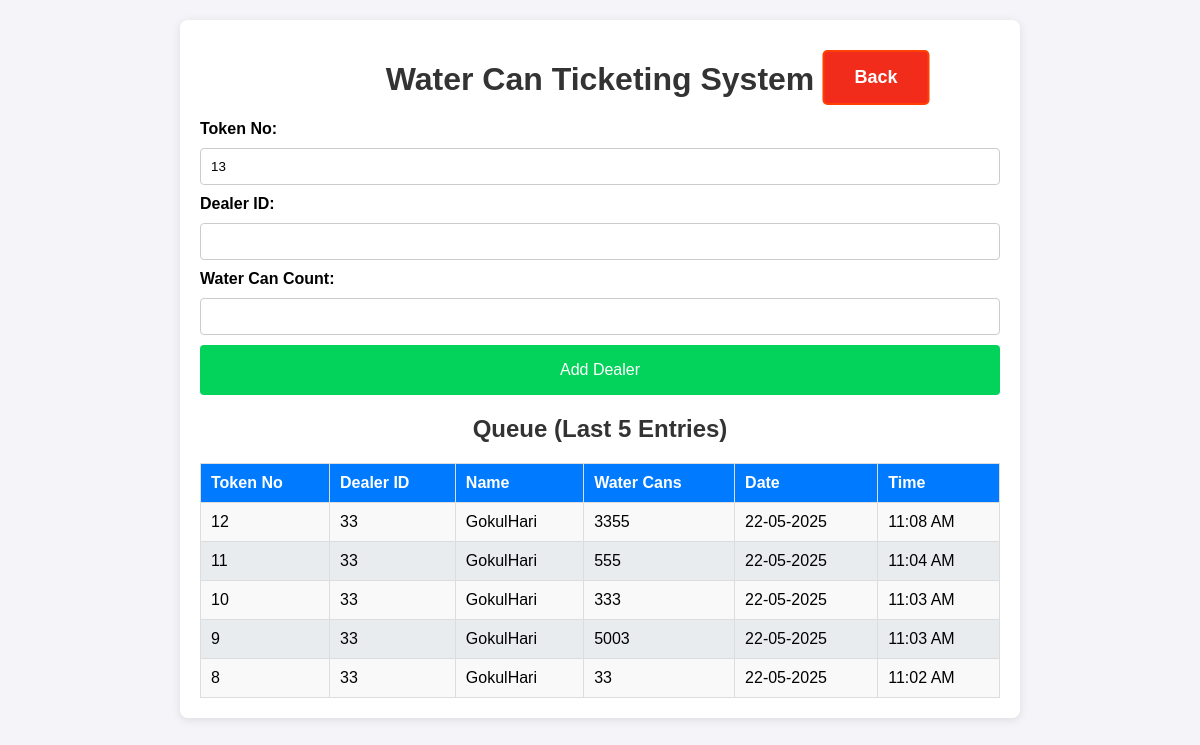
The page /data_entry on the database as committed earlier.
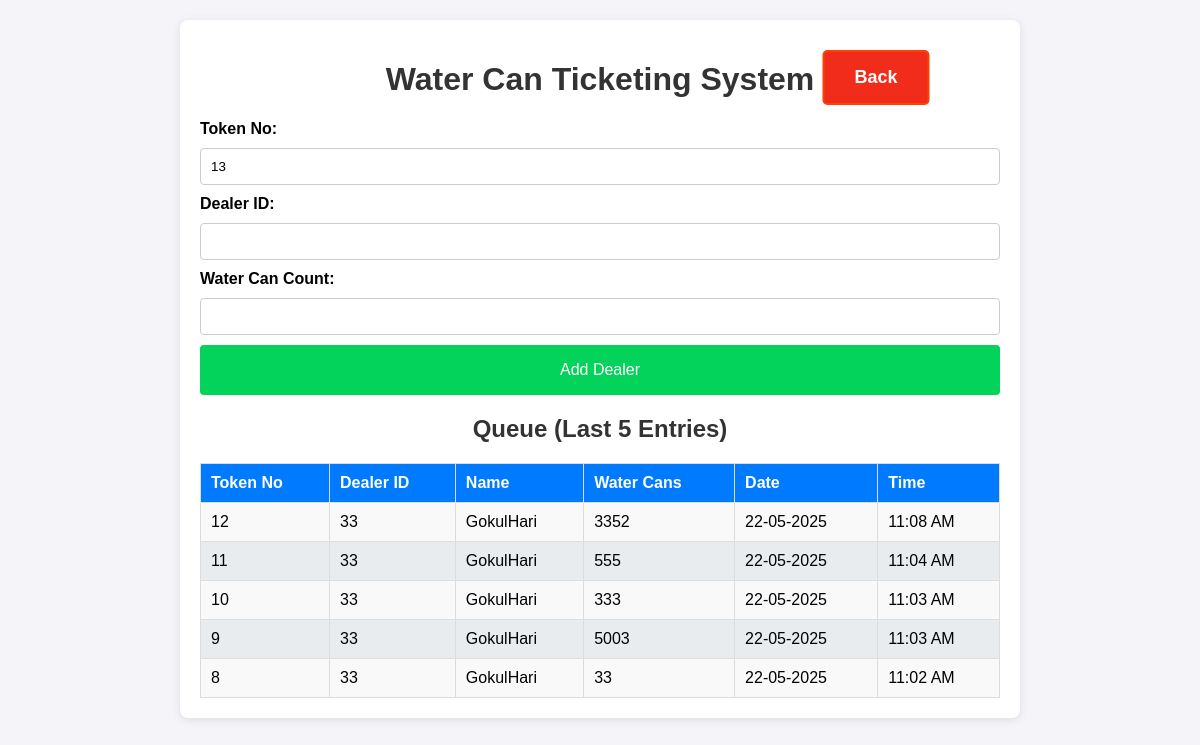
The same page on the database as committed later.
### app.py (models this page shows, shortened)
class Dealer_details(db.Model):
    id = db.Column(db.Integer, primary_key=True)
    dealer_id = db.Column(db.String(100), nullable=False, unique=True)
    name = db.Column(db.String(100), nullable=False)
    mobile = db.Column(db.String(15), nullable=False)
    address = db.Column(db.String(400), nullable=True)
    aadhaar_file = db.Column(db.String(400))  # Path to Aadhaar copy
    photo_file = db.Column(db.String(400))

class Dealer(db.Model):
    id = db.Column(db.Integer, primary_key=True)
    dealer_id = db.Column(db.String(100), nullable=False)
    water_can_count = db.Column(db.Integer, nullable=False)
    timestamp = db.Column(db.DateTime, default=datetime.now)
    token_id = db.Column(db.Integer, nullable=False)  # Daily resetting token ID
    @property
    def formatted_date(self):
        return self.timestamp.strftime("%d-%m-%Y")  # Format the date
    @property
    def formatted_time(self):
        return self.timestamp.strftime("%I:%M %p")  # Format the time in 12-hour format

### app.py (the view)
@app.route('/data_entry')
def data_entry(error_message=None):
    today = datetime.today().date()
    dealer_queue = db.session.query(Dealer, Dealer_details.name).outerjoin(Dealer_details, Dealer.dealer_id == Dealer_details.dealer_id).filter(func.date(Dealer.timestamp) == today).order_by(Dealer.timestamp.desc()).limit(5).all()
    token_no = get_next_token_id()
    return render_template('data_entry.html', queue=dealer_queue, token_no = token_no, error_message=error_message)

### app.py (called while the page is built)
def get_next_token_id():
    today = datetime.today().date()
    tokens_today = Dealer.query.with_entities(Dealer.token_id)\
        .filter(func.date(Dealer.timestamp) == today)\
        .order_by(Dealer.token_id.asc())\
        .all()
    token_ids = [token[0] for token in tokens_today]
    max_token_id = max(token_ids) if len(token_ids)>0 else 0
    for i in range(1, max_token_id + 2):
        if i not in token_ids:
            return i
    return 1

### templates/data_entry.html (shortened to what this page needs)
<!DOCTYPE html>
<html lang="en">
<head>
    <link rel="stylesheet" href="/static/styles.css">
</head>
<body>
    <div class="container">
        <h1>Water Can Ticketing System</h1>
        <form action="/add_dealer" method="POST" class="form">
            <label for="token_no">Token No:</label>
            <input type="text" id="token_no" name="token_no" value="{{token_no}}" required >
            <label for="dealer_id">Dealer ID:</label>
            <input type="text" id="dealer_id" name="dealer_id" required autofocus>
            <label for="water_can_count">Water Can Count:</label>
            <input type="number" id="water_can_count" name="water_can_count" required>
            <button type="submit" class="btn">Add Dealer</button>
        </form>
        <h2>Queue (Last 5 Entries)</h2>
        <table>
            <thead>
                <tr>
                    <th>Token No</th>
                    <th>Dealer ID</th>
                    <th>Name</th>
                    <th>Water Cans</th>
                    <th>Date</th>
                    <th>Time</th>
                </tr>
            </thead>
            <tbody>
                {% for dealer, dealer_name in queue %}
                <tr>
                    <td>{{ dealer.token_id }}</td>
                    <td>{{ dealer.dealer_id }}</td>
                    <td>{{ dealer_name }}</td>
                    <td>{{ dealer.water_can_count }}</td>
                    <td>{{ dealer.formatted_date }}</td>
                    <td>{{ dealer.formatted_time }}</td>
                </tr>
                {% endfor %}
            </tbody>
        </table>
    </div>
    <a href="/" class="back">Back</a>
</body>
</html>

### static/styles.css (style rules this page uses)
body { font-family: Arial, sans-serif; background-color: #f4f4f9; margin: 0; padding: 0; }
.container { max-width: 800px; margin: 20px auto; background: #fff; padding: 20px; border-radius: 8px; box-shadow: 0 2px 10px rgba(0, 0, 0, 0.1); }
h1, h2 { color: #333; text-align: center; }
.form { display: flex; flex-direction: column; gap: 10px; margin-bottom: 20px; }
.form label { font-weight: bold; }
.form input { padding: 10px; border: 1px solid #ccc; border-radius: 4px; }
.btn { background-color: #03d35a; color: #fff; border: none; padding: 10px; border-radius: 4px; cursor: pointer; font-size: medium; height: 50px; }
table { width: 100%; border-collapse: collapse; margin-top: 10px; }
h2 { text-align: center; margin-bottom: 20px; }
table th, table td { padding: 10px; border: 1px solid #ddd; text-align: left; }
table th { background-color: #007bff; color: white; }
table tbody tr:nth-child(odd) { background-color: #f9f9f9; }
table tbody tr:nth-child(even) { background-color: #e9ecef; }
a { display: inline-block; padding: 15px 30px; font-size: 18px; font-weight: bold; text-align: center; text-decoration: none; background-color: #007bff; color: white; border-radius: 5px; border: 2px solid #007bff; transition: all 0.3s ease; position: absolute; left: 50%; transform: translateX(-50%); transition: transform 0.2s, background-color 0.2s; }
.back { background-color: #f22c1a; border: 2px solid #ff4000; top: 50px; left: 73%; }

Rows that differ between the two databases and show on the page:
changed through a linked row, Dealer_details "GokulHari": water_can_count "3355" → "3352"
